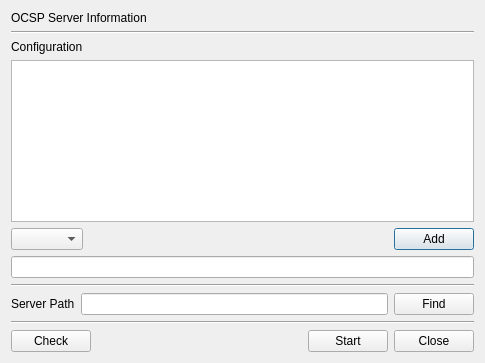
<?xml version="1.0" encoding="UTF-8"?>
<ui version="4.0">
 <class>OCSPSrvDlg</class>
 <widget class="QDialog" name="OCSPSrvDlg">
  <property name="geometry">
   <rect>
    <x>0</x>
    <y>0</y>
    <width>485</width>
    <height>363</height>
   </rect>
  </property>
  <property name="windowTitle">
   <string>OCSP Server Windows</string>
  </property>
  <layout class="QVBoxLayout" name="verticalLayout">
   <item>
    <widget class="QLabel" name="label">
     <property name="text">
      <string>OCSP Server Information</string>
     </property>
    </widget>
   </item>
   <item>
    <widget class="Line" name="line">
     <property name="orientation">
      <enum>Qt::Horizontal</enum>
     </property>
    </widget>
   </item>
   <item>
    <layout class="QGridLayout" name="gridLayout">
     <item row="0" column="0">
      <widget class="QLabel" name="label_2">
       <property name="text">
        <string>Configuration</string>
       </property>
      </widget>
     </item>
    </layout>
   </item>
   <item>
    <widget class="QTableWidget" name="mConfigTable"/>
   </item>
   <item>
    <layout class="QGridLayout" name="gridLayout_2">
     <property name="topMargin">
      <number>0</number>
     </property>
     <item row="0" column="2">
      <widget class="QPushButton" name="mAddBtn">
       <property name="text">
        <string>Add</string>
       </property>
      </widget>
     </item>
     <item row="0" column="0">
      <widget class="QComboBox" name="mNameCombo"/>
     </item>
     <item row="0" column="1">
      <spacer name="horizontalSpacer_2">
       <property name="orientation">
        <enum>Qt::Horizontal</enum>
       </property>
       <property name="sizeHint" stdset="0">
        <size>
         <width>40</width>
         <height>20</height>
        </size>
       </property>
      </spacer>
     </item>
    </layout>
   </item>
   <item>
    <widget class="QLineEdit" name="mValueText"/>
   </item>
   <item>
    <widget class="Line" name="line_3">
     <property name="orientation">
      <enum>Qt::Horizontal</enum>
     </property>
    </widget>
   </item>
   <item>
    <layout class="QGridLayout" name="gridLayout_4">
     <property name="topMargin">
      <number>0</number>
     </property>
     <item row="0" column="1">
      <widget class="QLineEdit" name="mServerPathText"/>
     </item>
     <item row="0" column="0">
      <widget class="QLabel" name="label_3">
       <property name="text">
        <string>Server Path</string>
       </property>
      </widget>
     </item>
     <item row="0" column="2">
      <widget class="QPushButton" name="mFindBtn">
       <property name="text">
        <string>Find</string>
       </property>
      </widget>
     </item>
    </layout>
   </item>
   <item>
    <widget class="Line" name="line_2">
     <property name="orientation">
      <enum>Qt::Horizontal</enum>
     </property>
    </widget>
   </item>
   <item>
    <layout class="QGridLayout" name="gridLayout_3">
     <property name="topMargin">
      <number>0</number>
     </property>
     <item row="0" column="0">
      <widget class="QPushButton" name="mCheckBtn">
       <property name="text">
        <string>Check</string>
       </property>
      </widget>
     </item>
     <item row="0" column="3">
      <widget class="QPushButton" name="mCloseBtn">
       <property name="text">
        <string>Close</string>
       </property>
      </widget>
     </item>
     <item row="0" column="2">
      <widget class="QPushButton" name="mStartBtn">
       <property name="text">
        <string>Start</string>
       </property>
      </widget>
     </item>
     <item row="0" column="1">
      <spacer name="horizontalSpacer">
       <property name="orientation">
        <enum>Qt::Horizontal</enum>
       </property>
       <property name="sizeHint" stdset="0">
        <size>
         <width>40</width>
         <height>20</height>
        </size>
       </property>
      </spacer>
     </item>
    </layout>
   </item>
  </layout>
 </widget>
 <resources/>
 <connections/>
</ui>
